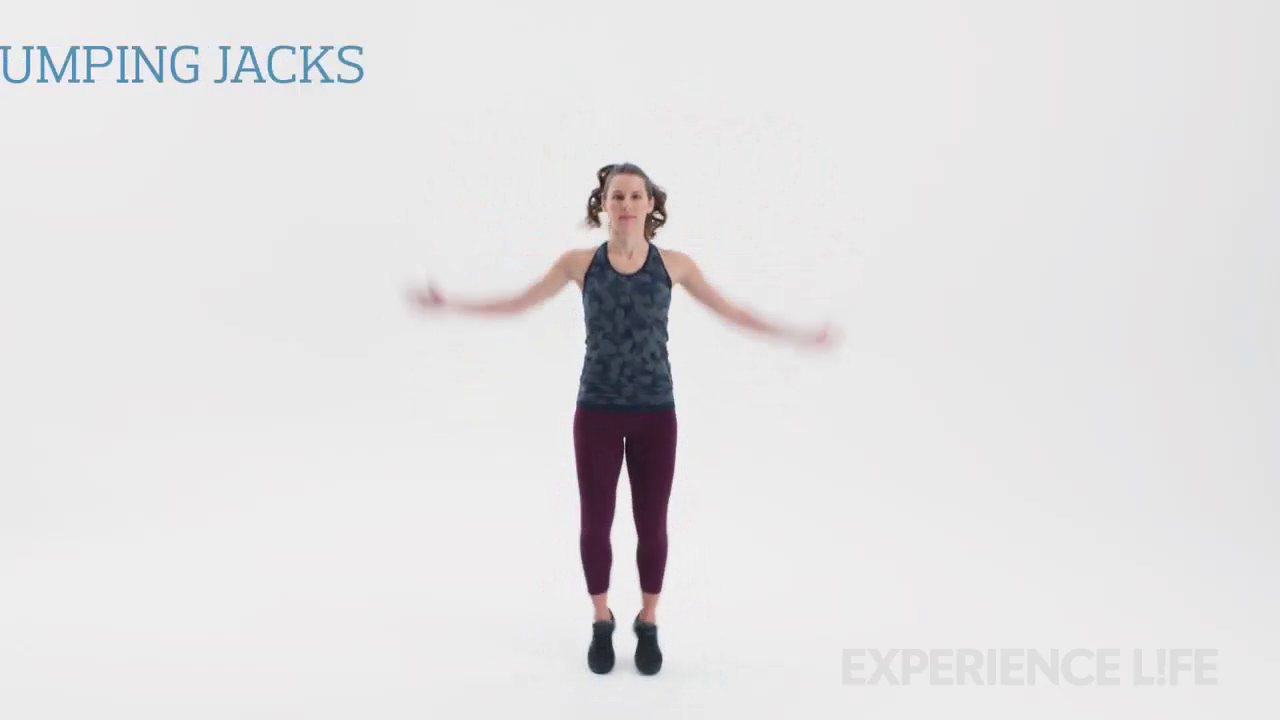
#> input picture frame 17 of projects/contadorDePolichinelos/data/polichinelos.mp4, 1280 x 720 px, given in place of runners.mp4, which was not available
$ python addingShapes.py
#> lines starting #> are read from the running program, lines starting #| are printed output that depends on the picture
import cv2

video = cv2.VideoCapture('data/runners.mp4')

while True:
    check,frame = video.read()
#> frame is the input picture: shape (720, 1280, 3); mean B, G, R 226.6, 225.7, 226.7
    cv2.rectangle(frame,(50,50),(200,200),(255,0,0),5)
    cv2.circle(frame,(300,300),80,(0,0,255),5)
    cv2.line(frame,(300,300),(380,300),(255,255,0),2)
#> frame: shape (720, 1280, 3); mean B, G, R 225.8, 223.8, 225.7

    texto = "Corredores e formas"
    cv2.putText(frame,texto,(100,100),cv2.FONT_HERSHEY_SIMPLEX,1,(100,255,180),2)
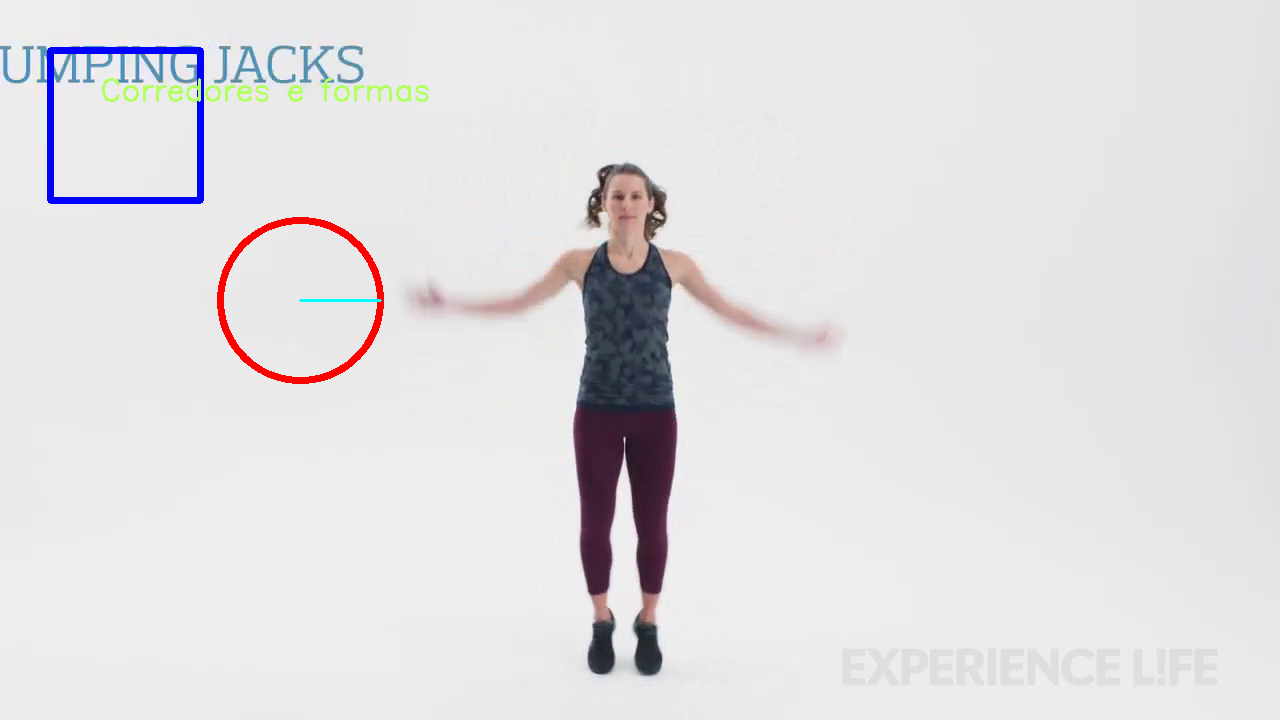
#> frame: shape (720, 1280, 3); mean B, G, R 225.5, 223.9, 225.6
    cv2.imshow('Corredores',frame)

    if cv2.waitKey(10) & 0xFF == ord('q'):
#> (key q is pressed here)
        break


$ run again, starting later in the video
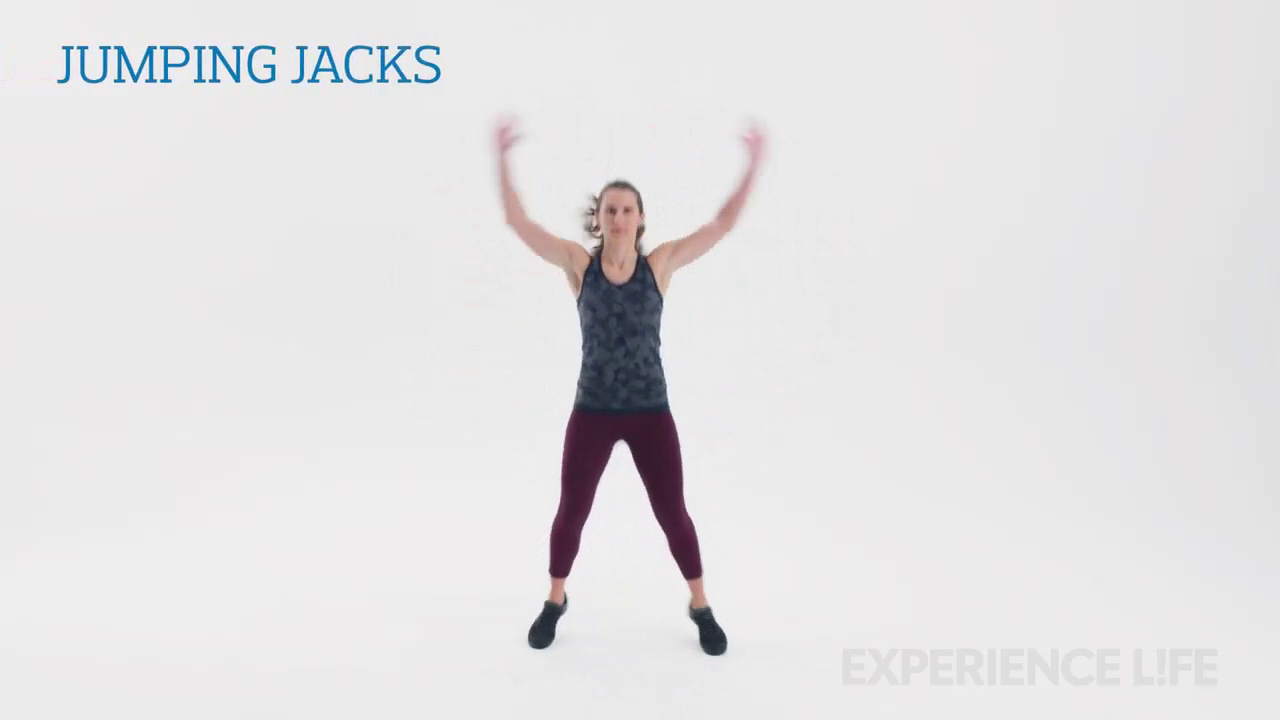
#> input picture frame 77 of projects/contadorDePolichinelos/data/polichinelos.mp4, 1280 x 720 px, given in place of runners.mp4, which was not available
#> frame is the input picture: shape (720, 1280, 3); mean B, G, R 227.4, 226.4, 227.2
#> `cv2.putText(frame,texto,(100,100),cv2.FONT_HERSHEY_SIMPLEX,1,(100,255,..`:
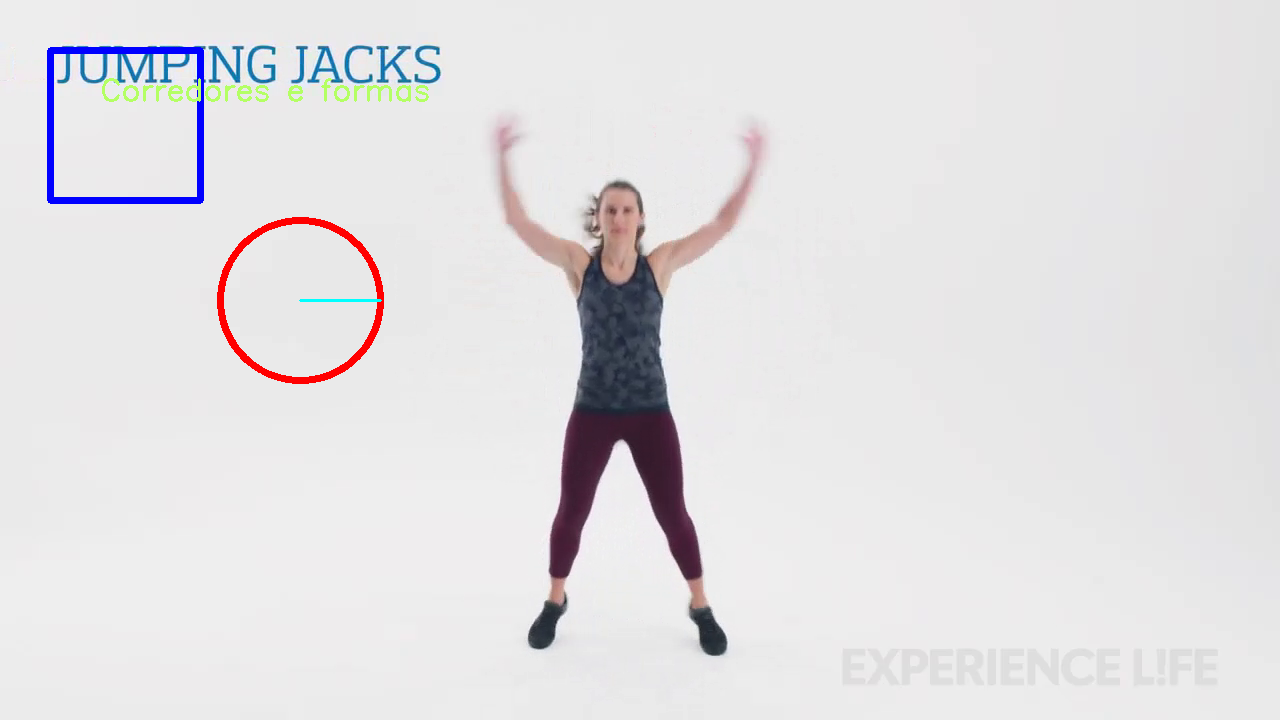
#> frame: shape (720, 1280, 3); mean B, G, R 226.3, 224.5, 226.2

$ run again, starting later in the video
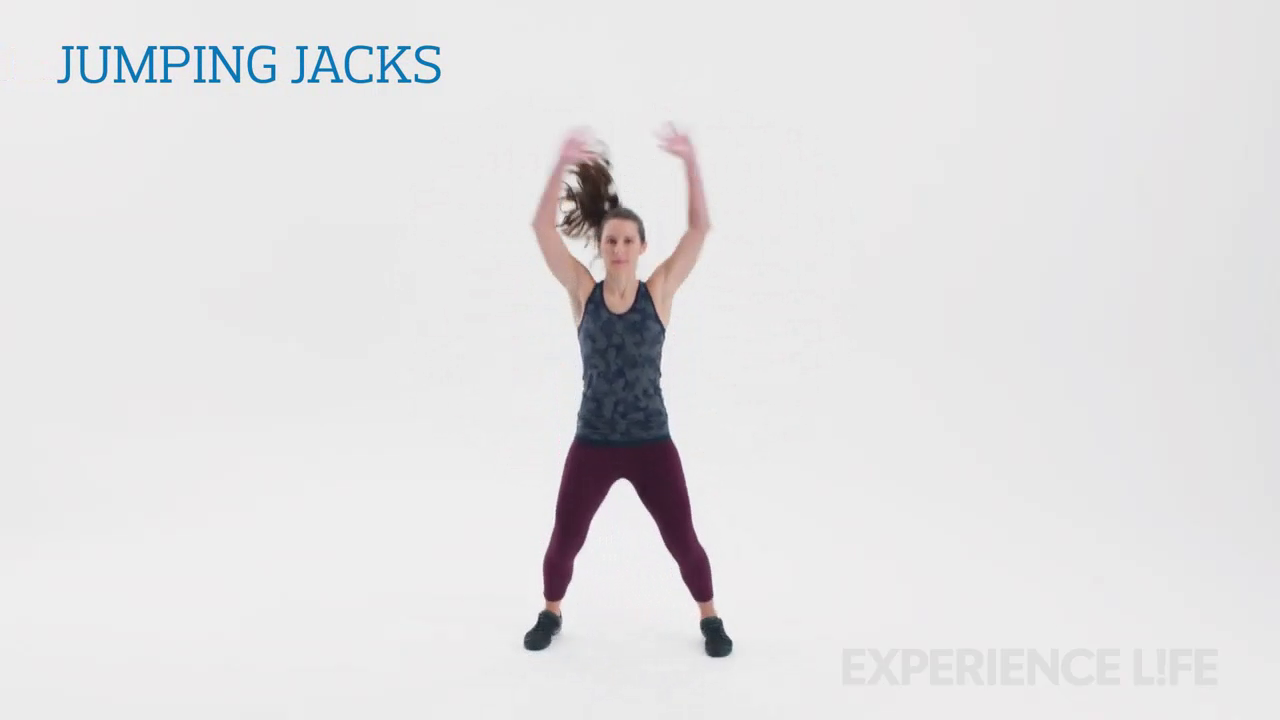
#> input picture frame 137 of projects/contadorDePolichinelos/data/polichinelos.mp4, 1280 x 720 px, given in place of runners.mp4, which was not available
#> frame is the input picture: shape (720, 1280, 3); mean B, G, R 226.8, 225.8, 226.6
#> `cv2.putText(frame,texto,(100,100),cv2.FONT_HERSHEY_SIMPLEX,1,(100,255,..`:
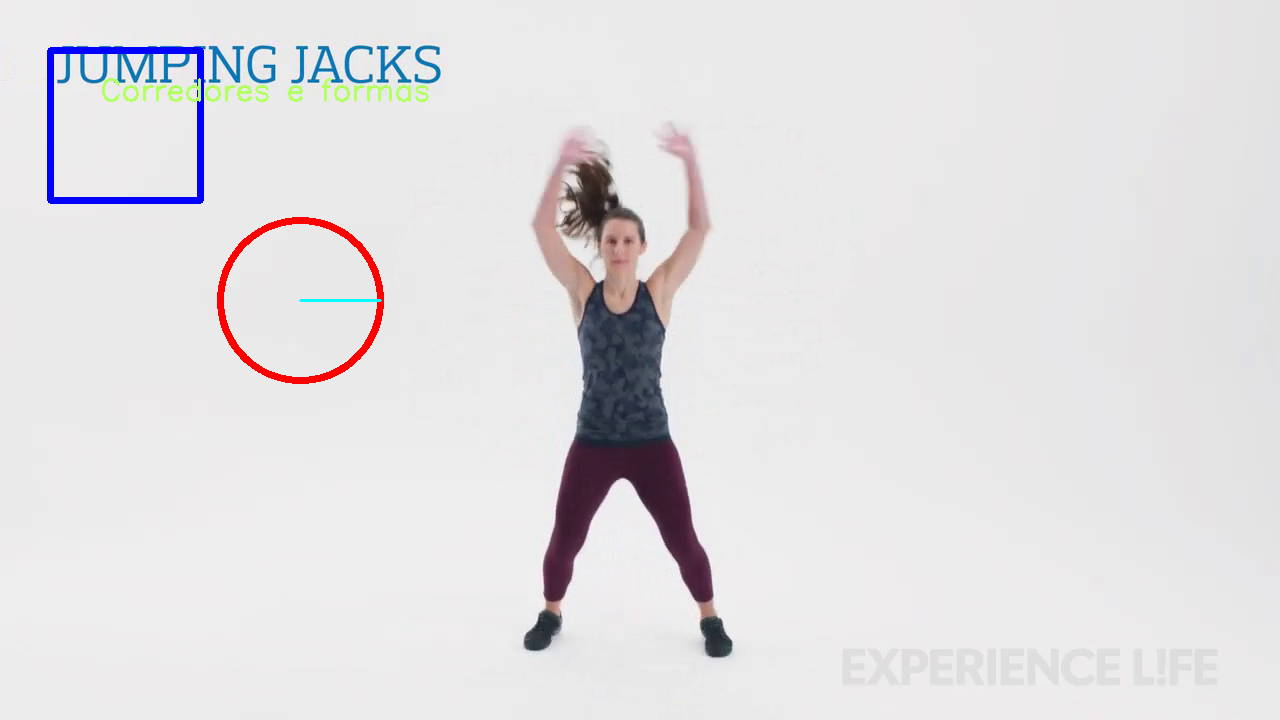
#> frame: shape (720, 1280, 3); mean B, G, R 225.8, 224, 225.6
